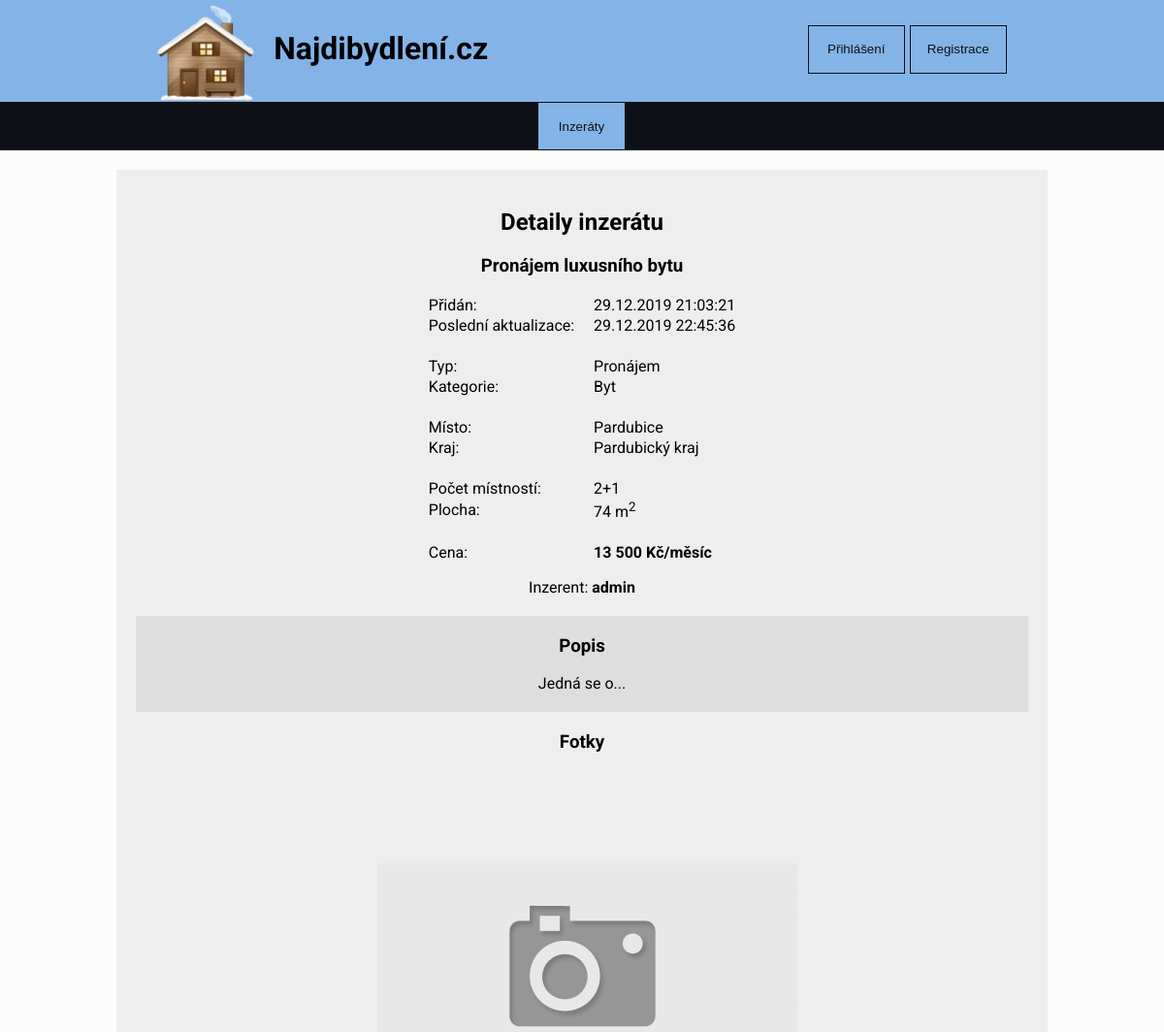
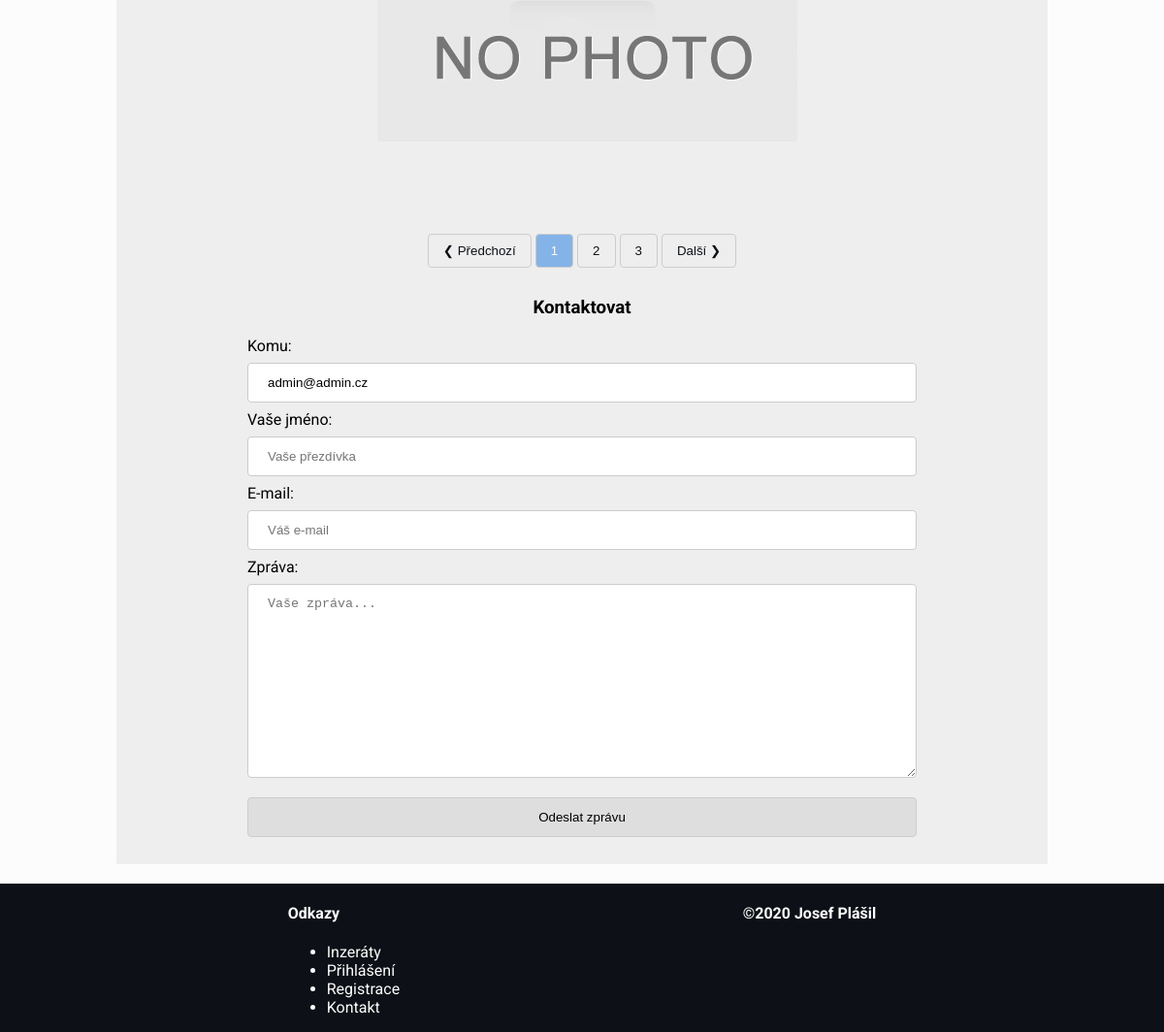
The page /?page=details&item=1 on the database its author committed (2 pictures, top to bottom).
### tables this page shows
CREATE TABLE IF NOT EXISTS `items`
(
    `item_id`                INT(5)      NOT NULL AUTO_INCREMENT,
    `publication_date`       DATETIME    NOT NULL,
    `modification_date`      DATETIME    NULL,
    `price`                  INT(7)      NOT NULL,
    `area`                   INT(6)      NOT NULL,
    `users_user_id`          INT(6)      NOT NULL,
    `categories_category_id` INT(2)      NOT NULL,
    `title`                  VARCHAR(45) NOT NULL,
    `description`            TEXT        NOT NULL,
    `rooms_room_id`          INT(2)      NOT NULL,
    `cities_city_id`         INT         NOT NULL,
    `type`                   VARCHAR(45) NOT NULL,
    PRIMARY KEY (`item_id`),
    INDEX `fk_ITEM_USERS1_idx` (`users_user_id` ASC),
    INDEX `fk_ITEM_CATEGORY1_idx` (`categories_category_id` ASC),
    INDEX `fk_ITEMS_ROOMS1_idx` (`rooms_room_id` ASC),
    INDEX `fk_items_cities1_idx` (`cities_city_id` ASC),
    CONSTRAINT `fk_ITEM_USERS1`
        FOREIGN KEY (`users_user_id`)
            REFERENCES `users` (`user_id`)
            ON DELETE NO ACTION
            ON UPDATE NO ACTION,
    CONSTRAINT `fk_ITEM_CATEGORY1`
        FOREIGN KEY (`categories_category_id`)
            REFERENCES `categories` (`category_id`)
            ON DELETE NO ACTION
            ON UPDATE NO ACTION,
    CONSTRAINT `fk_ITEMS_ROOMS1`
        FOREIGN KEY (`rooms_room_id`)
            REFERENCES `rooms` (`room_id`)
            ON DELETE NO ACTION
            ON UPDATE NO ACTION,
    CONSTRAINT `fk_items_cities1`
        FOREIGN KEY (`cities_city_id`)
            REFERENCES `cities` (`city_id`)
            ON DELETE NO ACTION
            ON UPDATE NO ACTION
);

CREATE TABLE IF NOT EXISTS `categories`
(
    `category_id` INT(2)      NOT NULL AUTO_INCREMENT,
    `name`        VARCHAR(50) NOT NULL,
    PRIMARY KEY (`category_id`)
);

CREATE TABLE IF NOT EXISTS `cities`
(
    `city_id`           INT         NOT NULL AUTO_INCREMENT,
    `name`              VARCHAR(45) NOT NULL,
    `regions_region_id` INT         NOT NULL,
    PRIMARY KEY (`city_id`),
    INDEX `fk_cities_regions1_idx` (`regions_region_id` ASC),
    CONSTRAINT `fk_cities_regions1`
        FOREIGN KEY (`regions_region_id`)
            REFERENCES `regions` (`region_id`)
            ON DELETE NO ACTION
            ON UPDATE NO ACTION
);

CREATE TABLE IF NOT EXISTS `regions`
(
    `region_id` INT(2)      NOT NULL AUTO_INCREMENT,
    `name`      VARCHAR(75) NOT NULL,
    PRIMARY KEY (`region_id`)
);

CREATE TABLE IF NOT EXISTS `rooms`
(
    `room_id` INT(2)      NOT NULL AUTO_INCREMENT,
    `name`    VARCHAR(10) NOT NULL,
    PRIMARY KEY (`room_id`)
);

CREATE TABLE IF NOT EXISTS `users`
(
    `user_id`     INT(6)      NOT NULL AUTO_INCREMENT,
    `username`    VARCHAR(45) NOT NULL,
    `password`    VARCHAR(45) NOT NULL,
    `email`       VARCHAR(45) NOT NULL,
    `created`     DATETIME    NOT NULL,
    `description` TEXT        NOT NULL,
    `role`        VARCHAR(15) NOT NULL,
    PRIMARY KEY (`user_id`)
);

CREATE TABLE IF NOT EXISTS `images`
(
    `image_id`      INT          NOT NULL AUTO_INCREMENT,
    `name`          VARCHAR(75)  NOT NULL,
    `path`          VARCHAR(256) NOT NULL,
    `items_item_id` INT(5)       NOT NULL,
    PRIMARY KEY (`image_id`),
    INDEX `fk_images_items1_idx` (`items_item_id` ASC),
    CONSTRAINT `fk_images_items1`
        FOREIGN KEY (`items_item_id`)
            REFERENCES `items` (`item_id`)
            ON DELETE NO ACTION
            ON UPDATE NO ACTION
);

### data/function.php (called while the page is built, shortened)
<?php
$dbServername = "localhost";
$dbUsername = "root";
$dbPassword = "Database1001";
$dbName = 'db_dev';
function getItem($id) {
    global $dbServername, $dbUsername, $dbPassword, $dbName;
    $conn = new mysqli($dbServername, $dbUsername, $dbPassword, $dbName);
    $sql = "SELECT item_id, publication_date, modification_date, price, area, users.username,users.email, categories.name AS category,
       title, items.description, cities.name AS city, regions.name AS region, rooms.name AS room, type FROM items
                JOIN users ON items.USERS_user_id=user_id
                JOIN categories ON items.categories_category_id = categories.category_id
                JOIN cities ON items.cities_city_id = cities.city_id
                JOIN regions on cities.regions_region_id = region_id
                LEFT JOIN rooms on items.ROOMS_room_id = room_id
                WHERE item_id = $id";
    return $conn->query($sql);
}
function getPictures($id) {
    global $dbServername, $dbUsername, $dbPassword, $dbName;
    $conn = new mysqli($dbServername, $dbUsername, $dbPassword, $dbName);
    $sql = "SELECT * FROM images WHERE items_item_id = $id";
    return $conn->query($sql);
}

### page/details.php (the view, shortened to what this page needs)
<?php
if (isset($_GET["item"])) {
    $idItem = $_GET["item"];
    $item = getItem($idItem);
    if ($item->num_rows > 0) {
        $row = $item->fetch_assoc();
    }
    try {
        $itemPublicationDate = date_format(new DateTime($row["publication_date"]), "d.m.Y H:i:s");
        $itemModificationDate = date_format(new DateTime($row["modification_date"]), "d.m.Y H:i:s");
    } catch (Exception $e){echo 'Message: ' .$e->getMessage();}
    $itemPrice = number_format($row["price"], 0, '.', ' ');
    $itemUser = $row["username"];
    $itemUserMail = $row["email"];
    $itemCategory = $row["category"];
    $itemTitle = $row["title"];
    $itemDescription = $row["description"];
    $itemCity = $row["city"];
    $itemRegion = $row["region"];
    $itemRoom = $row["room"];
    $itemArea = $row["area"];
    $itemType = $row["type"];
    $pictures = getPictures($idItem);
    $actualUserMail = '';
}
?>
<div class="full-width-wrapper">
    <div class="flex-wrap">
        <div class="item-details">
            <h2>Detaily inzerátu</h2>
            <?php
                echo "
                    <h3>$itemTitle</h3>
                    <table>
                        <tr><td>Přidán:</td><td>$itemPublicationDate</td></tr>
                        <tr><td>Poslední aktualizace:</td><td>$itemModificationDate</td></tr>
                        <tr><td><br></td></tr>
                        <tr><td>Typ:</td><td>$itemType</td></tr>
                        <tr><td>Kategorie:</td><td>$itemCategory</td></tr>
                        <tr><td><br></td></tr>
                        <tr><td>Místo:</td><td>$itemCity</td></tr>
                        <tr><td>Kraj:</td><td>$itemRegion</td></tr>
                        <tr><td><br></td></tr>
                        <tr><td>Počet místností:</td><td>$itemRoom</td></tr>
                        <tr><td>Plocha:</td><td>$itemArea m<sup>2</sup></td></tr>
                        <tr><td><br></td></tr>
                        ";
                        if ($itemType == 'Pronájem'){
                            echo "<tr><td>Cena:</td><td><b>$itemPrice Kč/měsíc</b></td></tr>";
                        } else if ($itemType == 'Prodej') {
                            echo "<tr><td>Cena:</td><td><b>$itemPrice Kč</b></td></tr>";
                        }
                        echo "
                    </table>
                    <p>Inzerent: <b>$itemUser</b></p>
                    <div class='item-description'>
                        <h3>Popis</h3>
                        $itemDescription
                    </div>
                    <h3>Fotky</h3>
                    <div class='item-image-container'>
                    ";
                if ($pictures->num_rows > 0) {
                    $imageCount = $pictures->num_rows;
                    while ($rowPicture = $pictures->fetch_assoc()) {
                        $pictureName = $rowPicture["name"];
                        $picturePath = $rowPicture["path"];
                        echo "<img class='item-image-slider' src= '$picturePath' alt='$pictureName'>";
                    }
                    echo "
                    </div>
                    <button class=\"slide-button\" onclick=\"plusDivs(-1)\">&#10094; Předchozí</button>
                    ";
                    for ($x = 1; $x <= $imageCount; $x++) {
                        echo "<button class=\"slide-button mark\" onclick=\"currentDiv('$x')\">$x</button> ";
                    }
                    echo "
                        <button class=\"slide-button\" onclick=\"plusDivs(1)\">Další &#10095;</button>
                    <script>
                    /* Kod tohoto scriptu byl prevzat z https://www.w3schools.com/w3css/w3css_slideshow.asp */
                    let slideIndex = 1;
                        showDivs(slideIndex);
                        function plusDivs(n) {
                          showDivs(slideIndex += n);
                        }
                        function currentDiv(n) {
                          showDivs(slideIndex = n);
                        }
                        function showDivs(n) {
                          let i;
                          let x = document.getElementsByClassName(\"item-image-slider\");
                          let dots = document.getElementsByClassName(\"mark\");
                          if (n > x.length) {slideIndex = 1}
                          if (n < 1) {slideIndex = x.length}
                          for (i = 0; i < x.length; i++) {
                            x[i].style.display = \"none\";
                          }
                          for (i = 0; i < dots.length; i++) {
                            dots[i].className = dots[i].className.replace(\" slide-button-active\", \"\");
                          }
                          x[slideIndex-1].style.display = \"block\";
                          dots[slideIndex-1].className += \" slide-button-active\";
                        }
                    </script>
                    ";
                } else {
                    echo "<img src= './img/no-image.PNG' alt='no-image'></div>";
                }
                if ($itemUserMail != $actualUserMail) {
                    echo "
                    <h3 style='margin-top: 30px'>Kontaktovat</h3>
                    <div class=\"message-form\">
                        <form action=\"\" method=\"post\">
                            <label>Komu:<input type=\"text\" value=\"$itemUserMail\" name=\"recipient-mail\" readonly></label>
                            <label>Vaše jméno:<input type=\"text\" placeholder=\"Vaše přezdívka\" name=\"sender-name\" required></label>
                            <label>E-mail:<input type=\"email\" placeholder=\"Váš e-mail\" name=\"sender-email\" required></label>
                            <label>Zpráva:<textarea name=\"message\" placeholder=\"Vaše zpráva...\" required></textarea></label>
                            <input type=\"submit\" name=\"send-message\" value=\"Odeslat zprávu\">
                        </form>
                    </div>
                    ";
                }
            ?>
        </div>
    </div>
</div>

### style/layout.css (style rules this page uses)
body, html { height: 100%; background-color: #fcfcfc; }
body { font-family: 'Roboto', sans-serif; position: relative; margin: 0; }
.full-width-wrapper { max-width: 960px !important; margin: 0 auto; position: relative; }
.flex-wrap { display: flex; flex-wrap: wrap; justify-content: space-around; width: 100%; float: right; position: relative; }
.search-form input[type=text], input[type=submit], select { width: 100%; padding: 12px 20px; margin: 8px 0; display: inline-block; border: 1px solid #ccc; border-radius: 4px; box-sizing: border-box; }
.item-details { width: 100%; position: relative; padding: 20px; margin: 20px 0; background: #eee; text-align: center; }
.item-details table { border-collapse: collapse; border-spacing: 30px 0; margin: 0 auto; }
.item-details table tr { text-align: left; }
.item-details table td { text-align: left; padding: 1px 10px; }
.item-description { padding: 1px 20px 20px 20px; margin: 20px 0; background: #dedede; }
.item-image-container { padding: 5px; width: 100%; height: 500px; display: flex; align-items: center; justify-content: center; }
.item-image-container img { max-width: 100%; max-height: 100%; }
.slide-button { border: 1px solid #ccc; border-radius: 4px; box-sizing: border-box; background: #eee; color: #0d1117; padding: 9px 15px; cursor: pointer; }
.slide-button-active { background: #84B3E7; color: #fcfcfc; }
.message-form { width: 75%; margin: 0 auto; text-align: left; }
.message-form input, textarea { width: 100%; padding: 12px 20px; margin: 8px 0; display: inline-block; border: 1px solid #ccc; border-radius: 4px; box-sizing: border-box; }
.message-form textarea { min-height: 200px; }
.message-form label { white-space: pre-wrap; align-items: center; }
.message-form input[type=submit] { background: #dedede; }

### rows shown on the page
items: title "Pronájem luxusního bytu", publication_date "29.12.2019 21:03:21", modification_date "29.12.2019 22:45:36", type "Pronájem", categories_category.name "Byt", cities_city.name "Pardubice", regions.name "Pardubický kraj", rooms_room.name "2+1", area "74", price "13 500", users_user.username "admin", description "Jedná se o...", recipient-mail "admin@admin.cz"
images: path+name (placeholder picture)
